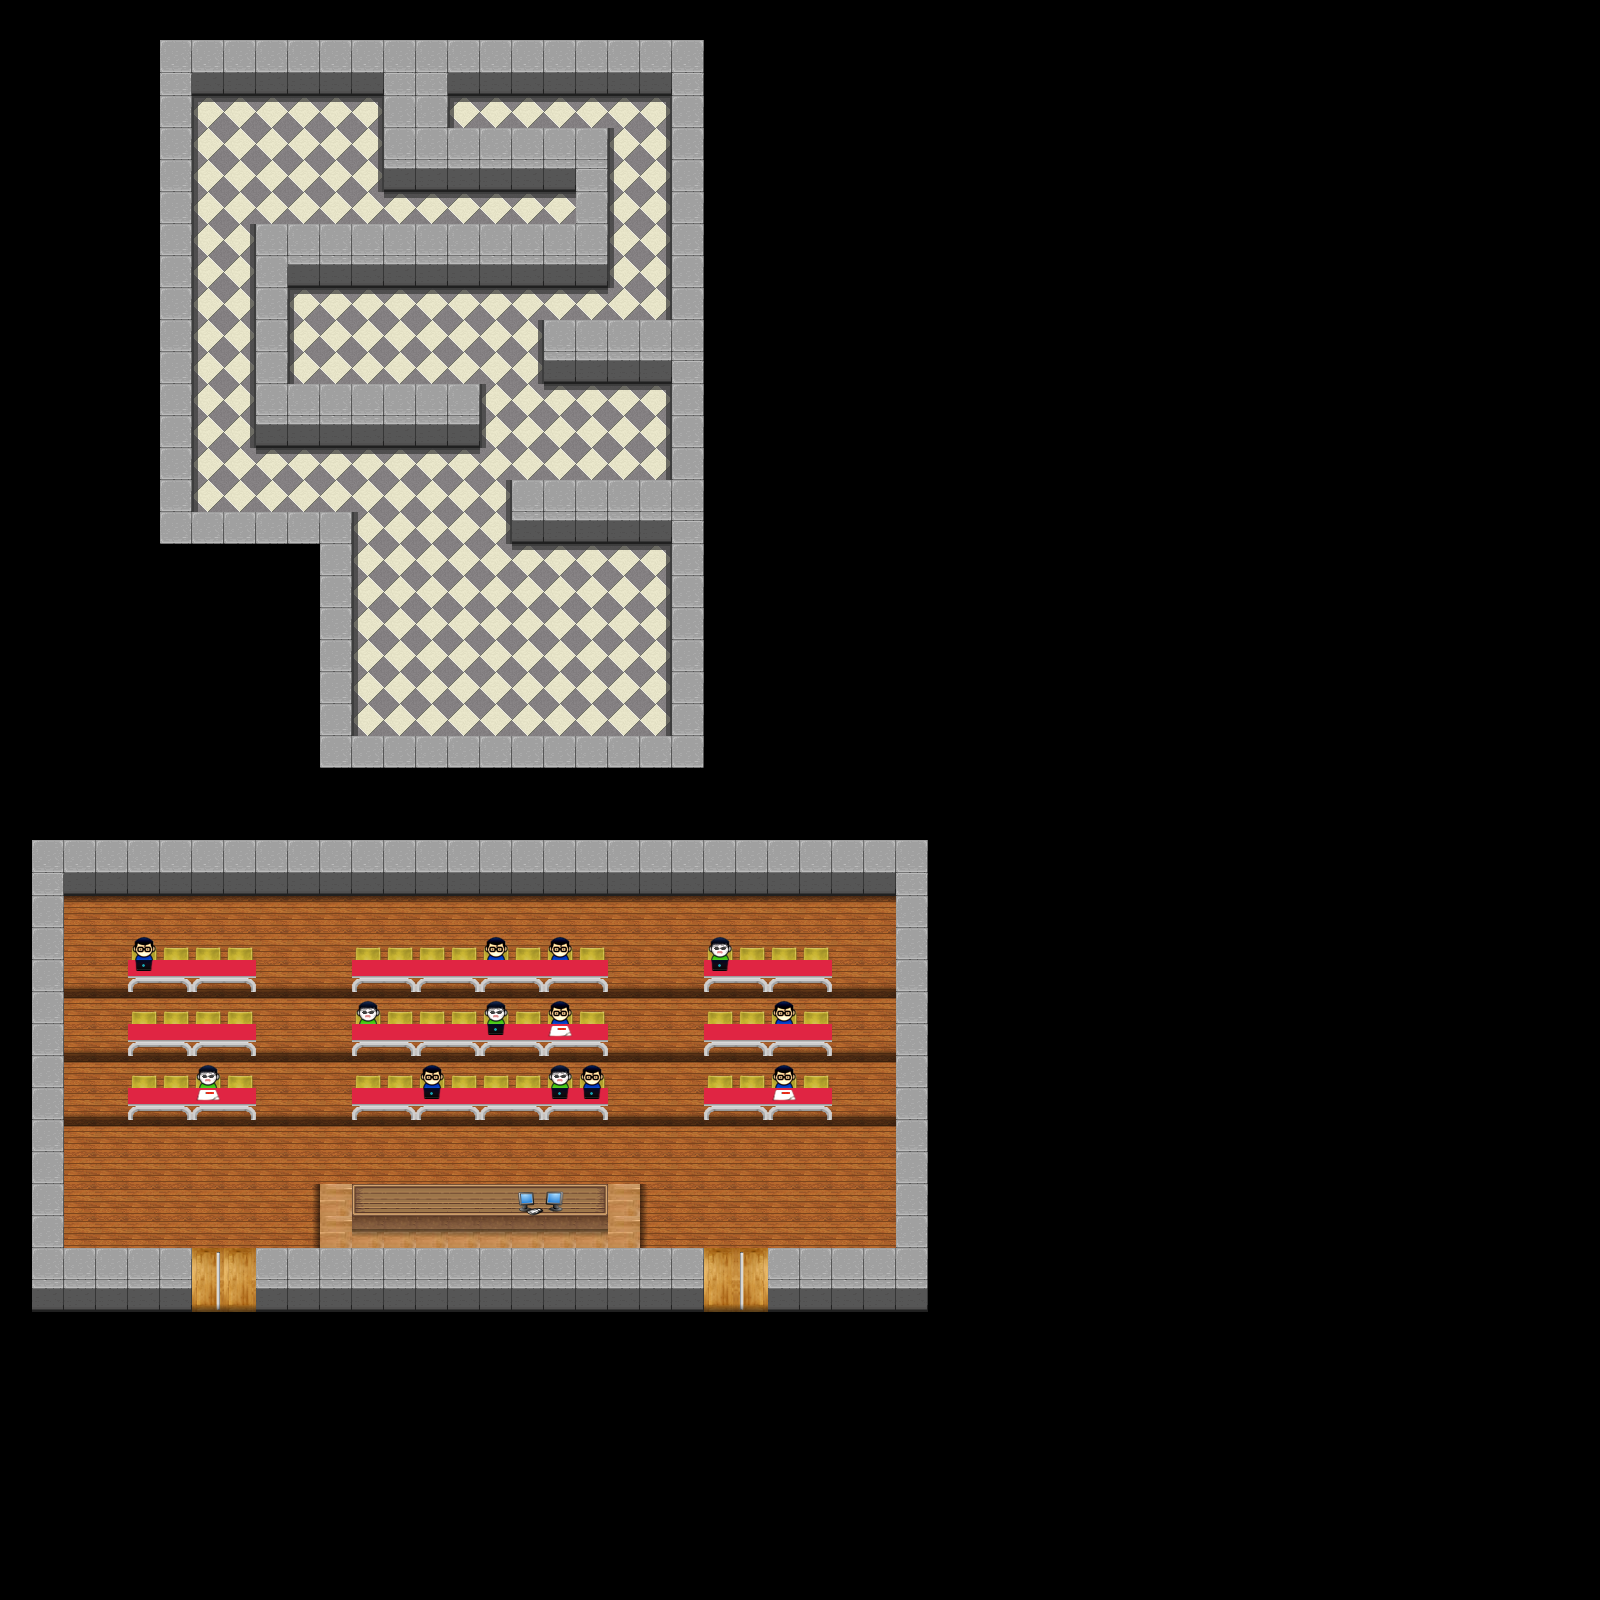

Rendered tile map (Tiled .tmx) drawn with the repository's tilesets; below, a short description and the map source with its tile grids summarised:
An orthogonal 50x50 tile map with 32x32 px tiles, 5 tile layers (background2, background1, walls, overlay2, ...).

<map version="1.0" orientation="orthogonal" width="50" height="50" tilewidth="32" tileheight="32">
 <properties>
  <property name="in-horni1" value="17x6" />
  <property name="in-horni2" value="14x3" />
  <property name="in-vlevo" value="7x39" />
  <property name="in-vpravo" value="23x39" />
  <property name="indir-horni1" value="-1x0" />
  <property name="indir-horni2" value="1x0" />
  <property name="indir-vlevo" value="0x1" />
  <property name="indir-vpravo" value="0x1" />
  <property name="out-fit-horni1" value="7x39" />
  <property name="out-fit-horni2" value="23x39" />
  <property name="out-fit-vlevo" value="17x6" />
  <property name="out-fit-vpravo" value="14x3" />
 </properties>
 <tileset firstgid="1" name="fit" tilewidth="32" tileheight="32">
  <image source="fit.png" trans="ff00ff" width="512" height="512" />
 </tileset>
 <layer name="background2" width="50" height="50">
  <data>[2500 cells, 477 non-empty, 9 distinct tile ids]</data>
 </layer>
 <layer name="background1" width="50" height="50">
  <data>[2500 cells, 116 non-empty, 5 distinct tile ids]</data>
 </layer>
 <layer name="walls" width="50" height="50">
  <properties>
   <property name="key1" value="val1" />
   <property name="key2" value="val2" />
  </properties>
  <data>[2500 cells, 347 non-empty, 9 distinct tile ids]</data>
 </layer>
 <layer name="overlay2" width="50" height="50">
  <data>[2500 cells, 56 non-empty, 7 distinct tile ids]</data>
 </layer>
 <layer name="overlay1" width="50" height="50">
  <data>[2500 cells, 28 non-empty, 7 distinct tile ids]</data>
 </layer>
</map>